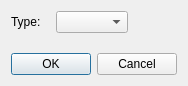
<?xml version="1.0" encoding="UTF-8"?>
<ui version="4.0">
 <class>AlterationOfPaceDialog</class>
 <widget class="QDialog" name="AlterationOfPaceDialog">
  <property name="windowModality">
   <enum>Qt::WindowModal</enum>
  </property>
  <property name="geometry">
   <rect>
    <x>0</x>
    <y>0</y>
    <width>176</width>
    <height>86</height>
   </rect>
  </property>
  <property name="windowTitle">
   <string>Alteration of Pace</string>
  </property>
  <property name="modal">
   <bool>true</bool>
  </property>
  <layout class="QVBoxLayout" name="verticalLayout">
   <item>
    <layout class="QFormLayout" name="formLayout">
     <property name="fieldGrowthPolicy">
      <enum>QFormLayout::ExpandingFieldsGrow</enum>
     </property>
     <property name="horizontalSpacing">
      <number>15</number>
     </property>
     <item row="0" column="0">
      <widget class="QLabel" name="typeLabel">
       <property name="text">
        <string>Type:</string>
       </property>
      </widget>
     </item>
     <item row="0" column="1">
      <widget class="QComboBox" name="typeComboBox"/>
     </item>
    </layout>
   </item>
   <item>
    <widget class="QDialogButtonBox" name="buttonBox">
     <property name="orientation">
      <enum>Qt::Horizontal</enum>
     </property>
     <property name="standardButtons">
      <set>QDialogButtonBox::Cancel|QDialogButtonBox::Ok</set>
     </property>
    </widget>
   </item>
  </layout>
 </widget>
 <resources/>
 <connections>
  <connection>
   <sender>buttonBox</sender>
   <signal>accepted()</signal>
   <receiver>AlterationOfPaceDialog</receiver>
   <slot>accept()</slot>
   <hints>
    <hint type="sourcelabel">
     <x>248</x>
     <y>254</y>
    </hint>
    <hint type="destinationlabel">
     <x>157</x>
     <y>274</y>
    </hint>
   </hints>
  </connection>
  <connection>
   <sender>buttonBox</sender>
   <signal>rejected()</signal>
   <receiver>AlterationOfPaceDialog</receiver>
   <slot>reject()</slot>
   <hints>
    <hint type="sourcelabel">
     <x>316</x>
     <y>260</y>
    </hint>
    <hint type="destinationlabel">
     <x>286</x>
     <y>274</y>
    </hint>
   </hints>
  </connection>
 </connections>
</ui>
